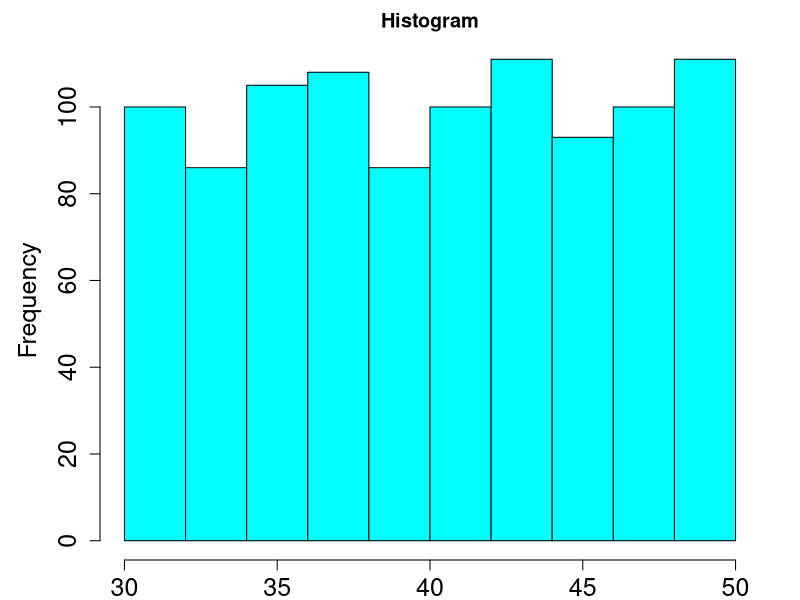
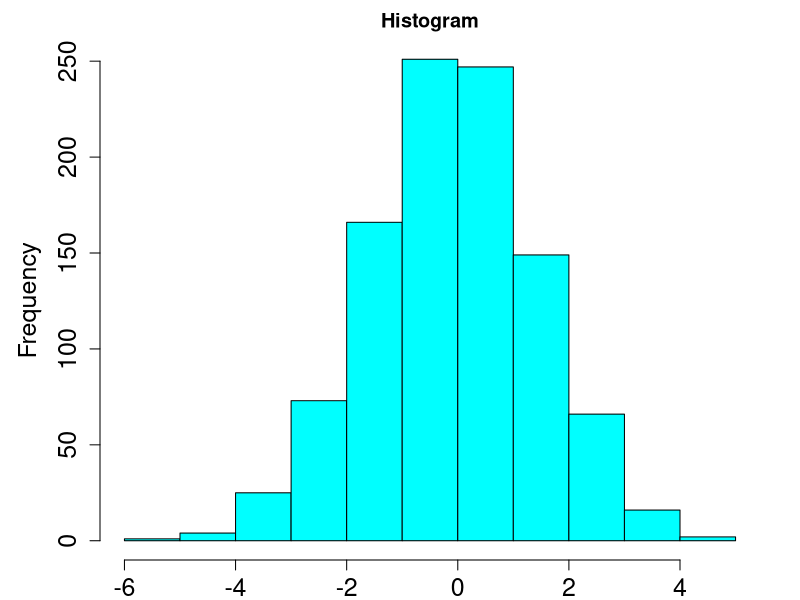
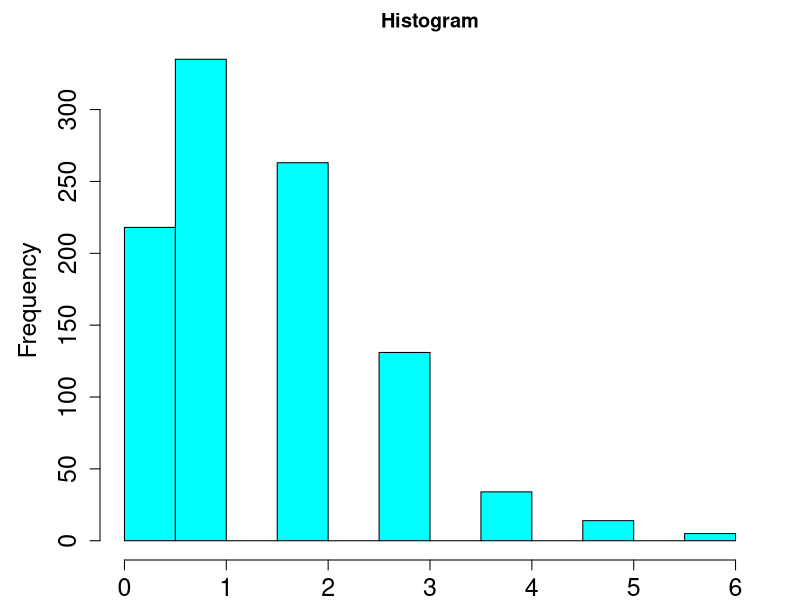
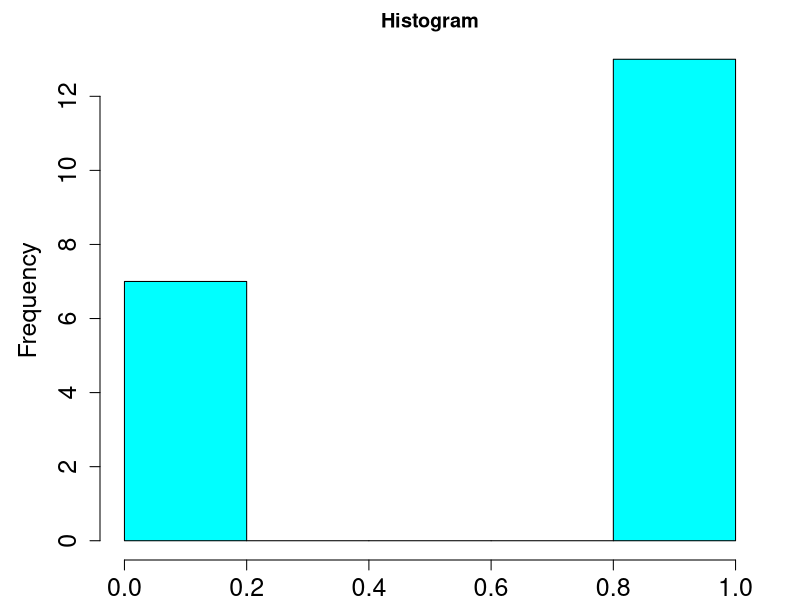

Reproduce these figures in R, in order. (Note: this script raises an error after producing the figures.)
Data.generation <- runif(n=10, min = 0, max = 1)
Data.generation.uniform <- runif(n=1000, min = 30, max = 50)
dev.off()
par(mar=c(2,5,2,2))
hist(Data.generation.uniform, xlab = "Random value", ylab = "Frequency", main = "Histogram",
     col = "cyan", cex.lab= 1.5, cex.axis= 1.5, border = "black")

Data.generation.Snormal <- rnorm(n=50, mean = 0, sd=1)
Data.generation.Snormal <- rnorm(n=1000, mean = 0, sd=1.5)
hist(Data.generation.Snormal, xlab = "Random value", ylab = "Frequency", main = "Histogram",
     col = "cyan", cex.lab= 1.5, cex.axis= 1.5, border = "black")
Data.generation.Snormal <- rnorm(n=1000, mean = 0, sd=4)
Data.generation.poisson  <- rpois(n=1000, lambda = 1.5)
hist(Data.generation.poisson, xlab = "Random value", ylab = "Frequency", main = "Histogram",
     col = "cyan", cex.lab= 1.5, cex.axis= 1.5, border = "black")

Data.generation.binomial <- rbinom(n=20, size = 1, prob = 0.5)
hist(Data.generation.binomial, xlab = "Random value", ylab = "Frequency", main = "Histogram",
     col = "cyan", cex.lab= 1.5, cex.axis= 1.5, border = "black")

Random.data <- sample(x=1:10, size = 20)
c(rep(x=0.05, times= 5), rep(x=0.15, times=5))
rep(10,10)
Species <- c("Species_A","Species_B", "Species_C")
Species.sample <- sample(x=Species, size = 30, replace = TRUE, prob = c(0.5,0.25,0.25))

x <- matrix(seq(0,16, by=2), 3, 3)
colnames(x) <- c("x1", "x2", "x3")
dim(x)
summary(x)
str(x)
colMeans(x)
x1 <- t(x)
x2 <- diag(x)
x3 <- solve(x)
y <- matrix(seq(20,28,1), 3, 3)
z <- x%*%y
z <- x+y
z <- y-x
z1 <- attach(data.frame(z))
z1$X3
